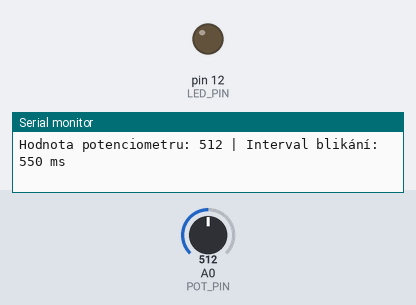
A sketch run on a simulated Arduino Uno, built with avr-gcc and run on an emulated ATmega328P. Shown: output pins drawn as LEDs (lit = HIGH), the last lines printed to the serial monitor. Dashed ring = blinking. The inputs (shaded band) are chosen by the test bench; at power-on: A0 (POT_PIN) = 512.

Above: at 1.2 s.
1.3 s: A0 (POT_PIN) set to 900
At 1.41 s:
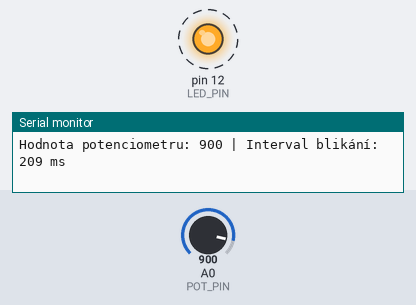
4.3 s: A0 (POT_PIN) set to 1023
At 4.48 s:
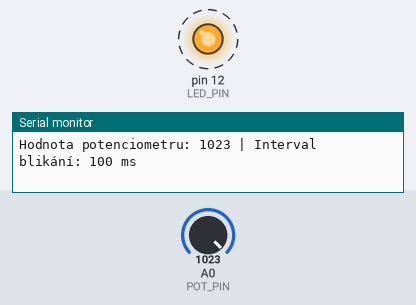
Timing chart, 0 to 13.3 s (numbered marks = the images above; inputs shaded):
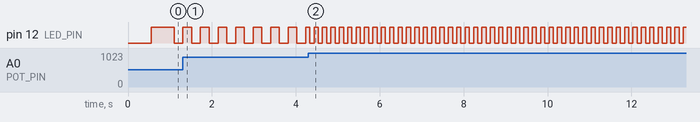

Measured:
- after the input at 1.3 s, pin 12 (LED_PIN): alternates HIGH for 0.21 s and LOW for 0.21 s, starting at once
- after the input at 4.3 s, pin 12 (LED_PIN): alternates HIGH for 0.10 s and LOW for 0.10 s, starting at once

The sketch:

regulace-blikani-potenciometr.ino
```cpp
#define LED_PIN 12
#define POT_PIN A0

unsigned long predchoziCas = 0;   // čas posledního přepnutí LED
int interval = 500;               // aktuální interval blikání (ms)

void setup() {
  pinMode(LED_PIN, OUTPUT);
  Serial.begin(9600);
}

void loop() {
  // načtení hodnoty potenciometru (0–1023)
  int hodnotaPotenciometru = analogRead(POT_PIN);

  // převod hodnoty na interval 1000–100 ms (delší = pomalejší blikání)

  // Funkce map() převádí hodnotu z jednoho rozsahu na jiný.
  // U potenciometru dostáváme hodnoty 0–1023 (10bit ADC převodník).
  // Pro blikání LED ale potřebujeme interval v jiném rozsahu (např. 1000–100 ms).
  // map() tedy zachová poměr mezi hodnotami a přepočítá je:
  // - když je vstup nízký (blízko 0), výstup bude blízko 1000 ms
  // - když je vstup uprostřed (kolem 512), výstup bude přibližně v polovině rozsahu
  // - když je vstup vysoký (blízko 1023), výstup bude blízko 100 ms
  // Je to tedy jednoduchý způsob, jak „škálovat“ jednu hodnotu na jiný rozsah bez ručního počítání poměrů.
  interval = map(hodnotaPotenciometru, 0, 1023, 1000, 100);

  // aktuální čas
  unsigned long aktualniCas = millis();

  // pokud uplynul interval → přepni LED
  if (aktualniCas - predchoziCas >= interval) {
    predchoziCas = aktualniCas;

    // invertování aktuálního stavu LED bez proměnné
    digitalWrite(LED_PIN, !digitalRead(LED_PIN));

    // výpis do sériového monitoru
    Serial.print("Hodnota potenciometru: ");
    Serial.print(hodnotaPotenciometru);
    Serial.print(" | Interval blikání: ");
    Serial.print(interval);
    Serial.println(" ms");
  }
}
```
